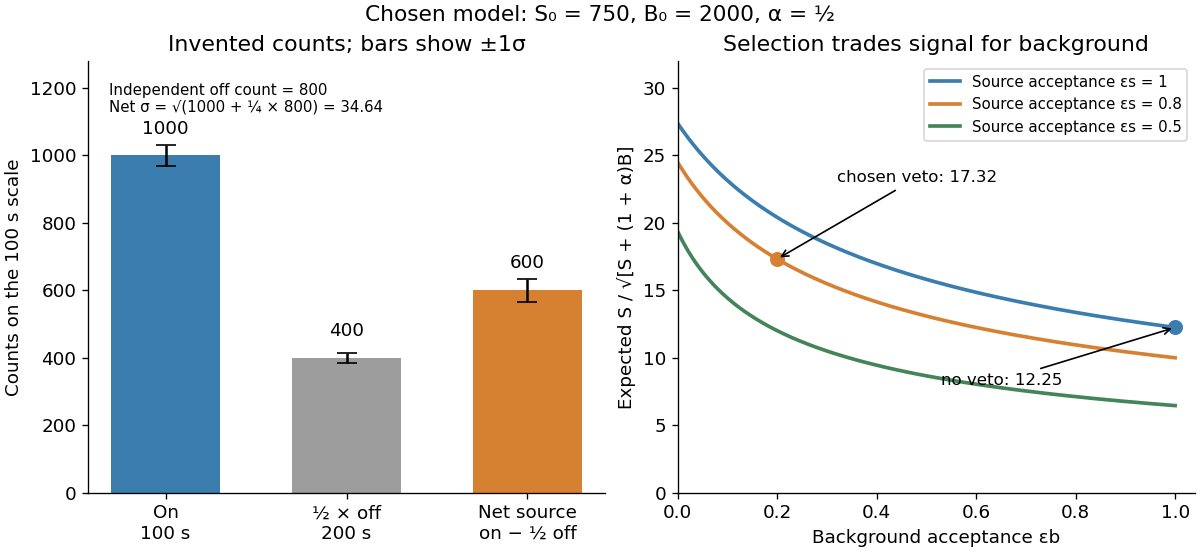

Write the Python code that produced this figure.
"""Plot original on-off counting and veto examples, not historical observations.

Tested with Python 3.14, matplotlib 3.10.7 and numpy 2.3.5.
Run from _media; the output is written to the current directory.
"""
from pathlib import Path

import matplotlib.pyplot as plt
import numpy as np


def main():
    plt.rcParams.update({"font.size": 11, "axes.spines.top": False,
                         "axes.spines.right": False})
    fig, (ax, veto) = plt.subplots(1, 2, figsize=(10, 4.6), facecolor="white", layout="constrained")
    ax.bar([0, 1, 2], [1000, 400, 600], color=["#3b7daf", "#9d9d9d", "#d68132"], width=.6)
    ax.errorbar([0, 1, 2], [1000, 400, 600],
                yerr=[np.sqrt(1000), .5*np.sqrt(800), np.sqrt(1200)],
                fmt="none", capsize=6, color="black")
    ax.set_xticks([0, 1, 2], ["On\n100 s", "½ × off\n200 s", "Net source\non − ½ off"])
    ax.set(ylabel="Counts on the 100 s scale", ylim=(0, 1280), title="Invented counts; bars show ±1σ")
    for x, y, label in [(0, 1000, "1000"), (1, 400, "400"), (2, 600, "600")]:
        ax.text(x, y+65, label, ha="center")
    ax.text(.04, .95, "Independent off count = 800\nNet σ = √(1000 + ¼ × 800) = 34.64",
            transform=ax.transAxes, va="top", fontsize=9)

    eb = np.linspace(0, 1, 401)
    for es, color in [(1, "#3b7daf"), (.8, "#d68132"), (.5, "#448459")]:
        s, b = es*750, eb*2000
        veto.plot(eb, s/np.sqrt(s+1.5*b), lw=2.2, color=color,
                  label=f"Source acceptance εs = {es:g}")
    chosen = 600/np.sqrt(1200)
    original = 750/np.sqrt(3750)
    veto.plot(.2, chosen, "o", color="#d68132", ms=8)
    veto.plot(1, original, "o", color="#3b7daf", ms=8)
    veto.annotate("chosen veto: 17.32", (.2, chosen), (.32, 23),
                  arrowprops={"arrowstyle": "->"}, fontsize=10)
    veto.annotate("no veto: 12.25", (1, original), (.53, 8),
                  arrowprops={"arrowstyle": "->"}, fontsize=10)
    veto.set(xlim=(0, 1.04), ylim=(0, 32), xlabel="Background acceptance εb",
             ylabel="Expected S / √[S + (1 + α)B]", title="Selection trades signal for background")
    veto.legend(loc="upper right", fontsize=9)
    fig.suptitle("Chosen model: S₀ = 750, B₀ = 2000, α = ½", fontsize=13)
    fig.savefig(Path.cwd() / (Path(__file__).stem + ".png"), dpi=120, facecolor="white")
    plt.close(fig)


if __name__ == "__main__":
    main()
